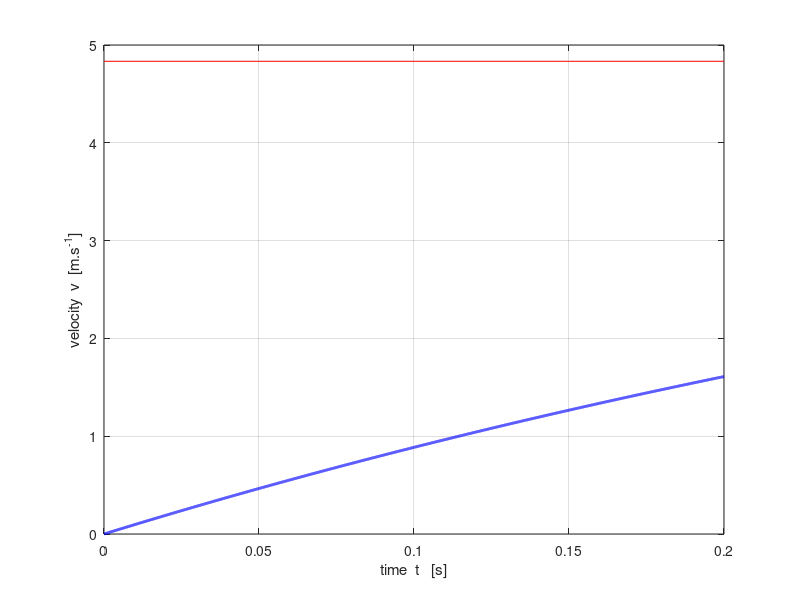
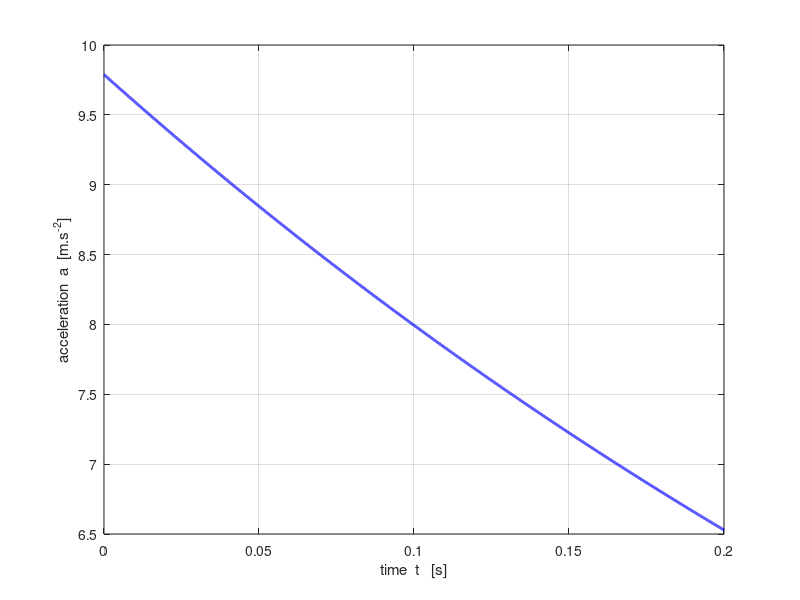
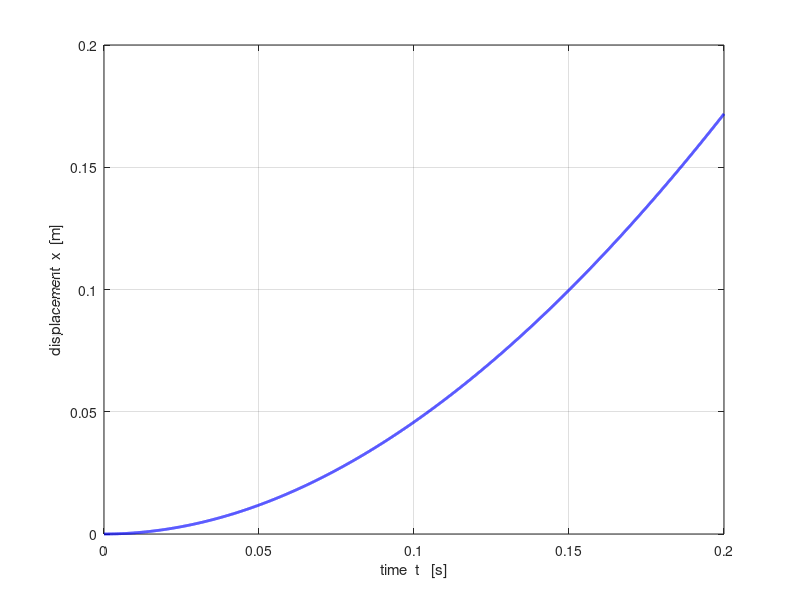
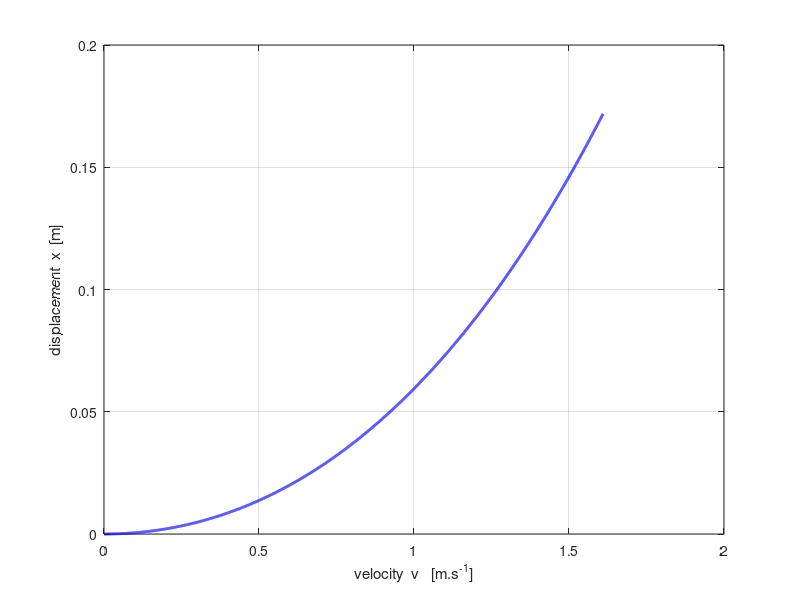

Here is the MATLAB script that generated these plots, in order:
% mec_stokes.m

% 21 apr 2015
% Ian Cooper   School of Physics   University of Sydney
% cooper@physics.usyd.edu.au
% https://d-arora.github.io/Doing-Physics-With-Matlab/
% Motion of an object falling through a fluid
% Stokes Law - numerical calculation of a, v and x
% S.I. units used for all physical quantities

clear all
close all
clc

% INPUTS -----------------------------------------------------------------
  R = 2e-4;%2e-4;                 % radius of object
  rho = 1000; %1e3;               % density of object
  rhoF = 1.2 ;%1.2;               % density of fluid
  visc = 1.8e-5 ;%1.8e-5;         % viscosity of fluid
  tMin = 0;
  tMax = 0.2;
  N = 10000;
% SETUP ------------------------------------------------------------------
  g = 9.8;                  % acceleration due to gravity
  Vol = (4/3)*pi*R^3;       % volume of object
  m = Vol*rho;              % mass of object
  FG = m*g;                 % weigth of object
  Fbuoy = Vol * rhoF * g;   % Buoyancy force
  v0 = 0;                   % initial velocity of object
  g = 9.8;
  k1 = 6*pi*visc*R / m;     % Drag froce constant
  k2 = Fbuoy / m;           % Buoyancy force constant
  vT = (FG-Fbuoy) / (6*pi*visc*R);    % terminal velocity

  t = linspace(tMin,tMax,N);          % time
  dt = t(2)-t(1);                     % time step
  x = zeros(N,1);                     % displacement
  v = zeros(N,1);                     % velocity
  a = zeros(N,1);                     % acceleration

  % Starting Values  
  x(1) = 0;
  v(1) = v0;
  a(1) = g - k1 * v(1) - k2;
  v(2) = v(1) + a(1) * dt;
  a(2) = g - k1 * v(2) - k2;
  v(2) = v(1) + 0.5 *(a(1)+a(2)) * dt;
  %x(2) = 0.5*(v(1)+v(2))*dt + 0.5*0.5*(a(1)+a(2))*dt^2;


% Finite Difference procedure
for k = 1 : N-2
    v(k+2) = v(k) + 2*dt * (g - k1*(v(k+1)) - k2);
end

 for k = 1 : N-2
     x(k+2) = x(k) + 2*dt * v(k+1);
 end

  a = g - k1 .* v - k2;

  NR = (2*rhoF*R/visc) .* abs(v);           % Reynolds number

% forces
F_G = FG .* ones(1,N);
F_buoy = -Fbuoy .* ones(1,N);
F_R = -6*pi*visc*R .* v;
  
% GRAPHICS ================================================================
%xValues = 0:0.1:0.4;
figure(1)    % velocity / time
col = 'b';
fs = 9;
set(gcf,'units','normalized','position',[0.2 0.2 0.18 0.22]);
tx = 'time  t   [s]';
ty = 'velocity  v  [m.s^{-1}]';
xP = t; yP = v;

%Xrange = [0 1.0 * max(xP)];
Xrange = [0 1.0*tMax];
%Yrange = [0 1.1 * max(yP)];
  plot(xP,yP,col,'lineWidth',2)
xlabel(tx); ylabel(ty);
set(gca,'Xlim',Xrange);
%set(gca,'Ylim',Yrange);
%set(gca,'Xtick',xValues);
grid on

hold on
 plot([0 tMax],[vT vT],'r');

figure(2)   % acceleration / time
fs = 9;
set(gcf,'units','normalized','position',[0.4 0.2 0.18 0.22]);
tx = 'time  t   [s]';
ty = 'acceleration  a  [m.s^{-2}]';
xP = t; yP = a;

% Xrange = [0 1.0 * max(xP)];
% Yrange = [-1.1*max(yP) 1.1 * max(yP)];
% Xrange = [0 1.0 * 2];
% Yrange = [-1.1*10 1.1 * 10];
   plot(xP,yP,col','lineWidth',2)
grid on
xlabel(tx); ylabel(ty);
set(gca,'Xlim',Xrange);
%set(gca,'Ylim',Yrange);
%set(gca,'Xtick',xValues);
% 
figure(3)   % displacement / time
fs = 9;
set(gcf,'units','normalized','position',[0.6 0.2 0.18 0.22]);
tx = 'time  t   [s]';
ty = 'displacement  x  [m]';
xP = t; yP = x;

% Xrange = [0 1.0 * max(xP)];
% Yrange = [0 1.1 * max(yP)];
% Xrange = [0 1.0 * 2];
% Yrange = [-20 1.1 * 40];
   plot(xP,yP,col','lineWidth',2)
grid on
xlabel(tx); ylabel(ty);
set(gca,'Xlim',Xrange);
%set(gca,'Ylim',Yrange);
%set(gca,'Xtick',xValues);
%  
figure(4)   % displacement  /  velocity
fs = 9;
set(gcf,'units','normalized','position',[0.8 0.2 0.18 0.22]);
tx = 'velocity  v   [m.s^{-1}]';
ty = 'displacement  x  [m]';
xP = v; yP = x;

% Xrange = [0 1.0 * max(xP)];
% Yrange = [0 1.1 * max(yP)];
% Xrange = [0 1.0 * 2];
% Yrange = [0 1.1 * 10];
   plot(xP,yP,col','lineWidth',2)
grid on
xlabel(tx); ylabel(ty);
%set(gca,'Xlim',Xrange);
%set(gca,'Ylim',Yrange);

figure(5)   % forces / time
fs = 9;
set(gcf,'units','normalized','position',[0.1 0.5 0.18 0.22]);
tx = 'time  t  [s]';
ty = 'Force  [N]';
xP = t; yP = F_G;

% Xrange = [0 1.0 * max(xP)];
% Yrange = [0 1.1 * max(yP)];
% Xrange = [0 1.0 * 2];
% Yrange = [0 1.1 * 10];
   plot(xP,yP,col','lineWidth',2)
grid on
xlabel(tx); ylabel(ty);

hold on
   col = 'r';
   yP = F_buoy;
   plot(xP,yP,col','lineWidth',2)
   
   col = 'm';
   yP = F_R;
   plot(xP,yP,col','lineWidth',2)
   
   yP = F_G + F_R' + F_buoy;
  
   col = 'k';
   plot(xP,yP,col','lineWidth',1)
   
set(gca,'Xlim',Xrange);
%set(gca,'Ylim',Yrange);
%set(gca,'Xtick',xValues);
%legend('F_G','F_{buoy}','F_R','F_{net}','Orientation','horizontal');
title('    ');
figure(6)   % Reynolds Number / time
fs = 9;
col = 'b';
set(gcf,'units','normalized','position',[0.4 0.5 0.18 0.22]);
tx = 'time  t  [s]';
ty = 'Reynolds No.  N_R';

xP = t; yP = NR;

% Xrange = [0 1.0 * max(xP)];
% Yrange = [0 1.1 * max(yP)];
% Xrange = [0 1.0 * 2];
% Yrange = [0 1.1 * 10];
   plot(xP,yP,col','lineWidth',2)
grid on
xlabel(tx); ylabel(ty);

set(gca,'Xlim',Xrange);
%set(gca,'Ylim',Yrange);
%set(gca,'Xtick',xValues);
